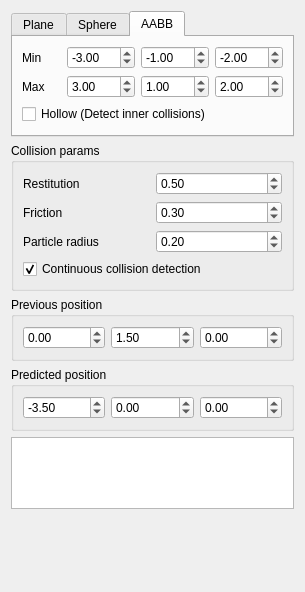
<?xml version="1.0" encoding="UTF-8"?>
<ui version="4.0">
 <class>WidgetTestColliders</class>
 <widget class="QWidget" name="WidgetTestColliders">
  <property name="geometry">
   <rect>
    <x>0</x>
    <y>0</y>
    <width>277</width>
    <height>592</height>
   </rect>
  </property>
  <property name="sizePolicy">
   <sizepolicy hsizetype="Fixed" vsizetype="Preferred">
    <horstretch>0</horstretch>
    <verstretch>0</verstretch>
   </sizepolicy>
  </property>
  <property name="maximumSize">
   <size>
    <width>277</width>
    <height>16777215</height>
   </size>
  </property>
  <property name="windowTitle">
   <string>Form</string>
  </property>
  <layout class="QVBoxLayout" name="verticalLayout_2">
   <item>
    <widget class="QTabWidget" name="tabCollider">
     <property name="sizePolicy">
      <sizepolicy hsizetype="Preferred" vsizetype="Minimum">
       <horstretch>0</horstretch>
       <verstretch>0</verstretch>
      </sizepolicy>
     </property>
     <property name="currentIndex">
      <number>2</number>
     </property>
     <widget class="QWidget" name="tab">
      <attribute name="title">
       <string>Plane</string>
      </attribute>
      <layout class="QGridLayout" name="gridLayout">
       <item row="0" column="0">
        <widget class="QLabel" name="label">
         <property name="text">
          <string>Normal</string>
         </property>
        </widget>
       </item>
       <item row="0" column="1">
        <widget class="QDoubleSpinBox" name="plane_nx">
         <property name="minimum">
          <double>-100.000000000000000</double>
         </property>
         <property name="maximum">
          <double>100.000000000000000</double>
         </property>
         <property name="singleStep">
          <double>0.100000000000000</double>
         </property>
         <property name="value">
          <double>0.000000000000000</double>
         </property>
        </widget>
       </item>
       <item row="0" column="2">
        <widget class="QDoubleSpinBox" name="plane_ny">
         <property name="minimum">
          <double>-100.000000000000000</double>
         </property>
         <property name="maximum">
          <double>100.000000000000000</double>
         </property>
         <property name="singleStep">
          <double>0.100000000000000</double>
         </property>
         <property name="value">
          <double>1.000000000000000</double>
         </property>
        </widget>
       </item>
       <item row="0" column="3">
        <widget class="QDoubleSpinBox" name="plane_nz">
         <property name="minimum">
          <double>-100.000000000000000</double>
         </property>
         <property name="maximum">
          <double>100.000000000000000</double>
         </property>
         <property name="singleStep">
          <double>0.100000000000000</double>
         </property>
         <property name="value">
          <double>0.000000000000000</double>
         </property>
        </widget>
       </item>
       <item row="1" column="0">
        <widget class="QLabel" name="label_2">
         <property name="text">
          <string>d</string>
         </property>
        </widget>
       </item>
       <item row="1" column="1">
        <widget class="QDoubleSpinBox" name="plane_d">
         <property name="minimum">
          <double>-100.000000000000000</double>
         </property>
         <property name="maximum">
          <double>100.000000000000000</double>
         </property>
         <property name="singleStep">
          <double>0.100000000000000</double>
         </property>
         <property name="value">
          <double>0.000000000000000</double>
         </property>
        </widget>
       </item>
      </layout>
     </widget>
     <widget class="QWidget" name="tab_3">
      <attribute name="title">
       <string>Sphere</string>
      </attribute>
      <layout class="QGridLayout" name="gridLayout_2">
       <item row="1" column="0">
        <widget class="QLabel" name="label_4">
         <property name="text">
          <string>Radius</string>
         </property>
        </widget>
       </item>
       <item row="0" column="0">
        <widget class="QLabel" name="label_3">
         <property name="text">
          <string>Center</string>
         </property>
        </widget>
       </item>
       <item row="1" column="1">
        <widget class="QDoubleSpinBox" name="sphere_rad">
         <property name="minimum">
          <double>-100.000000000000000</double>
         </property>
         <property name="maximum">
          <double>100.000000000000000</double>
         </property>
         <property name="singleStep">
          <double>0.100000000000000</double>
         </property>
         <property name="value">
          <double>1.000000000000000</double>
         </property>
        </widget>
       </item>
       <item row="0" column="1">
        <widget class="QDoubleSpinBox" name="sphere_cx">
         <property name="minimum">
          <double>-100.000000000000000</double>
         </property>
         <property name="maximum">
          <double>100.000000000000000</double>
         </property>
         <property name="singleStep">
          <double>0.100000000000000</double>
         </property>
         <property name="value">
          <double>0.000000000000000</double>
         </property>
        </widget>
       </item>
       <item row="0" column="2">
        <widget class="QDoubleSpinBox" name="sphere_cy">
         <property name="minimum">
          <double>-100.000000000000000</double>
         </property>
         <property name="maximum">
          <double>100.000000000000000</double>
         </property>
         <property name="singleStep">
          <double>0.100000000000000</double>
         </property>
         <property name="value">
          <double>0.000000000000000</double>
         </property>
        </widget>
       </item>
       <item row="0" column="3">
        <widget class="QDoubleSpinBox" name="sphere_cz">
         <property name="minimum">
          <double>-100.000000000000000</double>
         </property>
         <property name="maximum">
          <double>100.000000000000000</double>
         </property>
         <property name="singleStep">
          <double>0.100000000000000</double>
         </property>
         <property name="value">
          <double>0.000000000000000</double>
         </property>
        </widget>
       </item>
      </layout>
     </widget>
     <widget class="QWidget" name="tab_4">
      <attribute name="title">
       <string>AABB</string>
      </attribute>
      <layout class="QGridLayout" name="gridLayout_3">
       <item row="0" column="0">
        <widget class="QLabel" name="label_6">
         <property name="text">
          <string>Min</string>
         </property>
        </widget>
       </item>
       <item row="1" column="0">
        <widget class="QLabel" name="label_7">
         <property name="text">
          <string>Max</string>
         </property>
        </widget>
       </item>
       <item row="0" column="1">
        <widget class="QDoubleSpinBox" name="aabb_minx">
         <property name="minimum">
          <double>-100.000000000000000</double>
         </property>
         <property name="maximum">
          <double>100.000000000000000</double>
         </property>
         <property name="singleStep">
          <double>0.100000000000000</double>
         </property>
         <property name="value">
          <double>-3.000000000000000</double>
         </property>
        </widget>
       </item>
       <item row="1" column="2">
        <widget class="QDoubleSpinBox" name="aabb_maxy">
         <property name="minimum">
          <double>-100.000000000000000</double>
         </property>
         <property name="maximum">
          <double>100.000000000000000</double>
         </property>
         <property name="singleStep">
          <double>0.100000000000000</double>
         </property>
         <property name="value">
          <double>1.000000000000000</double>
         </property>
        </widget>
       </item>
       <item row="1" column="1">
        <widget class="QDoubleSpinBox" name="aabb_maxx">
         <property name="minimum">
          <double>-100.000000000000000</double>
         </property>
         <property name="maximum">
          <double>100.000000000000000</double>
         </property>
         <property name="singleStep">
          <double>0.100000000000000</double>
         </property>
         <property name="value">
          <double>3.000000000000000</double>
         </property>
        </widget>
       </item>
       <item row="1" column="3">
        <widget class="QDoubleSpinBox" name="aabb_maxz">
         <property name="minimum">
          <double>-100.000000000000000</double>
         </property>
         <property name="maximum">
          <double>100.000000000000000</double>
         </property>
         <property name="singleStep">
          <double>0.100000000000000</double>
         </property>
         <property name="value">
          <double>2.000000000000000</double>
         </property>
        </widget>
       </item>
       <item row="0" column="3">
        <widget class="QDoubleSpinBox" name="aabb_minz">
         <property name="minimum">
          <double>-100.000000000000000</double>
         </property>
         <property name="maximum">
          <double>100.000000000000000</double>
         </property>
         <property name="singleStep">
          <double>0.100000000000000</double>
         </property>
         <property name="value">
          <double>-2.000000000000000</double>
         </property>
        </widget>
       </item>
       <item row="0" column="2">
        <widget class="QDoubleSpinBox" name="aabb_miny">
         <property name="minimum">
          <double>-100.000000000000000</double>
         </property>
         <property name="maximum">
          <double>100.000000000000000</double>
         </property>
         <property name="singleStep">
          <double>0.100000000000000</double>
         </property>
         <property name="value">
          <double>-1.000000000000000</double>
         </property>
        </widget>
       </item>
       <item row="2" column="0" colspan="4">
        <widget class="QCheckBox" name="isBoxHollow">
         <property name="text">
          <string>Hollow (Detect inner collisions)</string>
         </property>
        </widget>
       </item>
      </layout>
     </widget>
    </widget>
   </item>
   <item>
    <widget class="QGroupBox" name="groupBox_4">
     <property name="title">
      <string>Collision params</string>
     </property>
     <layout class="QGridLayout" name="gridLayout_7">
      <item row="2" column="1">
       <widget class="QDoubleSpinBox" name="particleScale">
        <property name="maximum">
         <double>100.000000000000000</double>
        </property>
        <property name="singleStep">
         <double>0.100000000000000</double>
        </property>
        <property name="value">
         <double>0.200000000000000</double>
        </property>
       </widget>
      </item>
      <item row="0" column="0">
       <widget class="QLabel" name="label_9">
        <property name="text">
         <string>Restitution</string>
        </property>
       </widget>
      </item>
      <item row="1" column="1">
       <widget class="QDoubleSpinBox" name="friction">
        <property name="maximum">
         <double>1.000000000000000</double>
        </property>
        <property name="singleStep">
         <double>0.100000000000000</double>
        </property>
        <property name="value">
         <double>0.300000000000000</double>
        </property>
       </widget>
      </item>
      <item row="1" column="0">
       <widget class="QLabel" name="label_8">
        <property name="text">
         <string>Friction</string>
        </property>
       </widget>
      </item>
      <item row="2" column="0">
       <widget class="QLabel" name="label_5">
        <property name="text">
         <string>Particle radius</string>
        </property>
       </widget>
      </item>
      <item row="3" column="0" colspan="2">
       <widget class="QCheckBox" name="checkCCD">
        <property name="text">
         <string>Continuous collision detection</string>
        </property>
        <property name="checked">
         <bool>true</bool>
        </property>
       </widget>
      </item>
      <item row="0" column="1">
       <widget class="QDoubleSpinBox" name="bounciness">
        <property name="maximum">
         <double>1.000000000000000</double>
        </property>
        <property name="singleStep">
         <double>0.100000000000000</double>
        </property>
        <property name="value">
         <double>0.500000000000000</double>
        </property>
       </widget>
      </item>
     </layout>
    </widget>
   </item>
   <item>
    <widget class="QGroupBox" name="groupBox">
     <property name="title">
      <string>Previous position</string>
     </property>
     <layout class="QGridLayout" name="gridLayout_6">
      <item row="0" column="0">
       <widget class="QDoubleSpinBox" name="prevX">
        <property name="minimum">
         <double>-100.000000000000000</double>
        </property>
        <property name="maximum">
         <double>100.000000000000000</double>
        </property>
        <property name="singleStep">
         <double>0.100000000000000</double>
        </property>
        <property name="value">
         <double>0.000000000000000</double>
        </property>
       </widget>
      </item>
      <item row="0" column="1">
       <widget class="QDoubleSpinBox" name="prevY">
        <property name="minimum">
         <double>-100.000000000000000</double>
        </property>
        <property name="maximum">
         <double>100.000000000000000</double>
        </property>
        <property name="singleStep">
         <double>0.100000000000000</double>
        </property>
        <property name="value">
         <double>1.500000000000000</double>
        </property>
       </widget>
      </item>
      <item row="0" column="2">
       <widget class="QDoubleSpinBox" name="prevZ">
        <property name="minimum">
         <double>-100.000000000000000</double>
        </property>
        <property name="maximum">
         <double>100.000000000000000</double>
        </property>
        <property name="singleStep">
         <double>0.100000000000000</double>
        </property>
        <property name="value">
         <double>0.000000000000000</double>
        </property>
       </widget>
      </item>
     </layout>
    </widget>
   </item>
   <item>
    <widget class="QGroupBox" name="groupBox_2">
     <property name="title">
      <string>Predicted position</string>
     </property>
     <layout class="QGridLayout" name="gridLayout_5">
      <item row="0" column="0">
       <widget class="QDoubleSpinBox" name="currX">
        <property name="minimum">
         <double>-100.000000000000000</double>
        </property>
        <property name="maximum">
         <double>100.000000000000000</double>
        </property>
        <property name="singleStep">
         <double>0.100000000000000</double>
        </property>
        <property name="value">
         <double>-3.500000000000000</double>
        </property>
       </widget>
      </item>
      <item row="0" column="1">
       <widget class="QDoubleSpinBox" name="currY">
        <property name="minimum">
         <double>-100.000000000000000</double>
        </property>
        <property name="maximum">
         <double>100.000000000000000</double>
        </property>
        <property name="singleStep">
         <double>0.100000000000000</double>
        </property>
        <property name="value">
         <double>0.000000000000000</double>
        </property>
       </widget>
      </item>
      <item row="0" column="2">
       <widget class="QDoubleSpinBox" name="currZ">
        <property name="minimum">
         <double>-100.000000000000000</double>
        </property>
        <property name="maximum">
         <double>100.000000000000000</double>
        </property>
        <property name="singleStep">
         <double>0.100000000000000</double>
        </property>
        <property name="value">
         <double>0.000000000000000</double>
        </property>
       </widget>
      </item>
     </layout>
    </widget>
   </item>
   <item>
    <widget class="QTextEdit" name="textCollision">
     <property name="sizeAdjustPolicy">
      <enum>QAbstractScrollArea::AdjustToContentsOnFirstShow</enum>
     </property>
     <property name="readOnly">
      <bool>true</bool>
     </property>
    </widget>
   </item>
   <item>
    <spacer name="verticalSpacer">
     <property name="orientation">
      <enum>Qt::Vertical</enum>
     </property>
     <property name="sizeHint" stdset="0">
      <size>
       <width>20</width>
       <height>40</height>
      </size>
     </property>
    </spacer>
   </item>
  </layout>
 </widget>
 <resources/>
 <connections/>
</ui>
